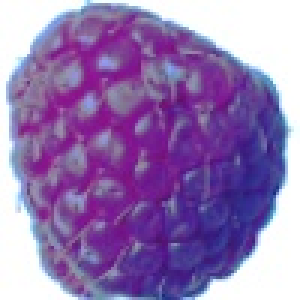
#> input picture 1.jpg, 100 x 100 px (shown 3 times larger)
$ python plot_threshold.py
#> lines starting #> are read from the running program, lines starting #| are printed output that depends on the picture
"""
Otsu thresholding
==================

This example illustrates automatic Otsu thresholding.
"""
import cv2
import matplotlib.pyplot as plt
from skimage import data
from skimage import filters
from skimage import exposure

camera = cv2.imread('1.jpg')
#> camera is the input picture: shape (100, 100, 3); mean B, G, R 177.8, 119.8, 148.5
camera = cv2.cvtColor(camera, cv2.COLOR_RGB2GRAY)
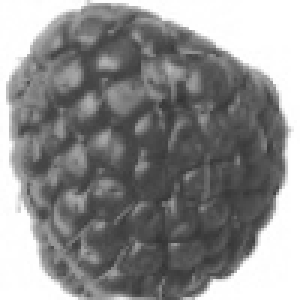
#> camera: shape (100, 100) (shown 3 times larger); min 51, max 255, mean 140.4
val = filters.threshold_otsu(camera)
#> val = 173

hist, bins_center = exposure.histogram(camera)
#> hist = 205 values, max 1187 at index 204, min 1 at index 0, mean 48.78; bins_center = 205 values from 51 to 255

plt.figure(figsize=(9, 4))
plt.subplot(131)
plt.imshow(camera, cmap='gray', interpolation='nearest')
plt.axis('off')
plt.subplot(132)
plt.imshow(camera < val, cmap='gray', interpolation='nearest')
plt.axis('off')
plt.subplot(133)
plt.plot(bins_center, hist, lw=2)
plt.axvline(val, color='k', ls='--')

plt.tight_layout()
plt.show()
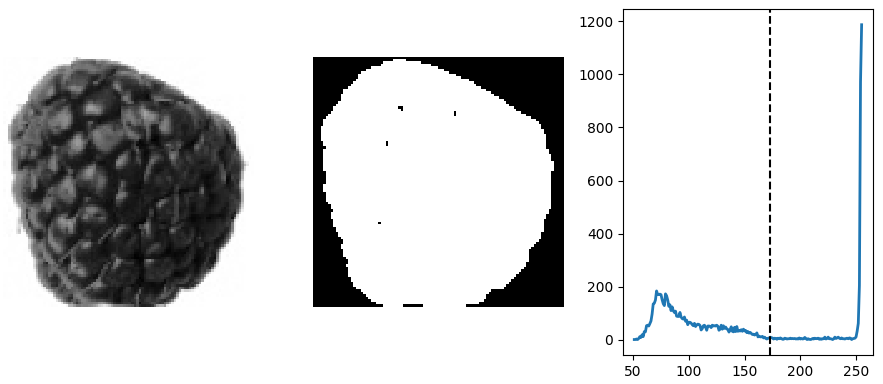
#> figure drawn by matplotlib, 3 panels; panel 3: curve peaks at x = 255, y = 1187

$ run again, with 11.jpg copied over 1.jpg
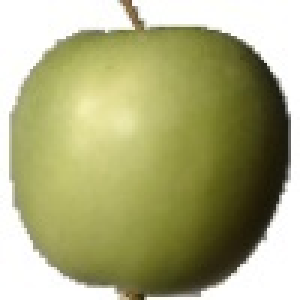
#> input picture 11.jpg, 100 x 100 px (shown 3 times larger)
#> camera is the input picture: shape (100, 100, 3); mean B, G, R 126.1, 171.8, 171.7
#> `camera = cv2.cvtColor(camera, cv2.COLOR_RGB2GRAY)`:
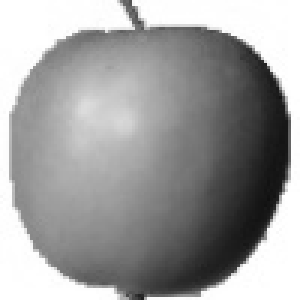
#> camera: shape (100, 100) (shown 3 times larger); min 15, max 255, mean 158.2
#> val = 172
#> hist = 241 values, max 1304 at index 240, min 0 at index 1, mean 41.49; bins_center = 241 values from 15 to 255
#> `plt.show()`:
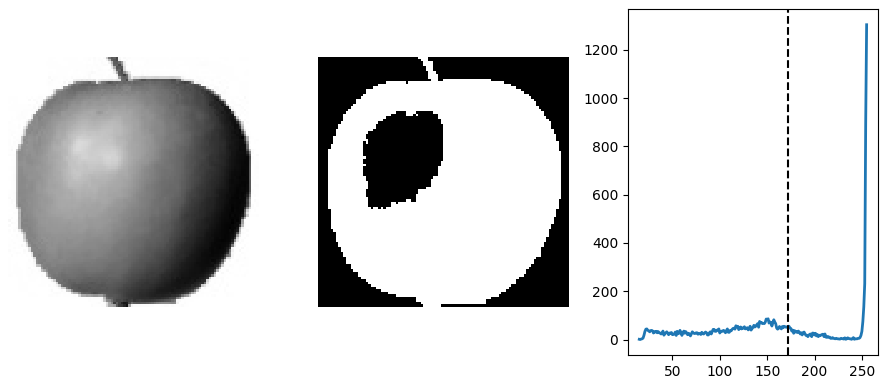
#> figure drawn by matplotlib, 3 panels; panel 3: curve peaks at x = 255, y = 1304

$ run again, with 2.jpg copied over 1.jpg
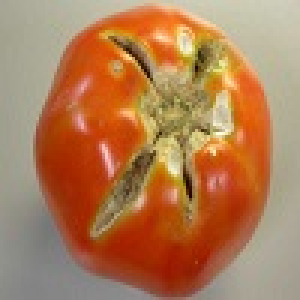
#> input picture 2.jpg, 100 x 100 px (shown 3 times larger)
#> camera is the input picture: shape (100, 100, 3); mean B, G, R 85.2, 124.8, 176
#> `camera = cv2.cvtColor(camera, cv2.COLOR_RGB2GRAY)`:
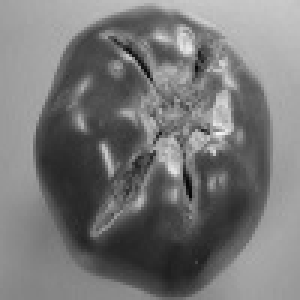
#> camera: shape (100, 100) (shown 3 times larger); min 5, max 243, mean 118.8
#> val = 114
#> hist = 239 values, max 173 at index 156, min 0 at index 1, mean 41.84; bins_center = 239 values from 5 to 243
#> `plt.show()`:
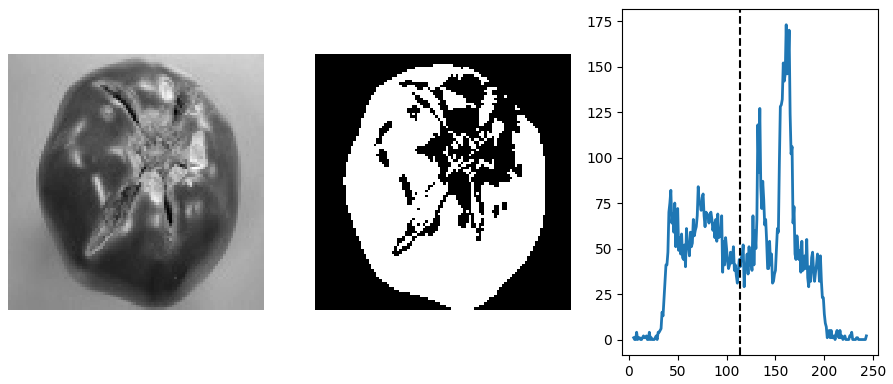
#> figure drawn by matplotlib, 3 panels; panel 3: curve peaks at x = 161, y = 173

$ run again, with 28.jpg copied over 1.jpg
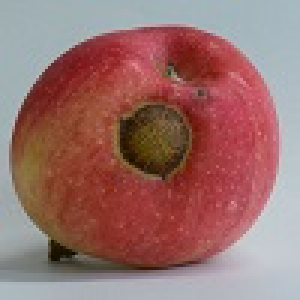
#> input picture 28.jpg, 100 x 100 px (shown 3 times larger)
#> camera is the input picture: shape (100, 100, 3); mean B, G, R 108.2, 111.5, 153.5
#> `camera = cv2.cvtColor(camera, cv2.COLOR_RGB2GRAY)`:
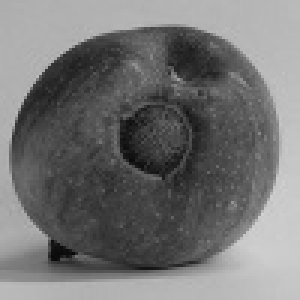
#> camera: shape (100, 100) (shown 3 times larger); min 8, max 209, mean 115.3
#> val = 126
#> hist = 202 values, max 332 at index 169, min 0 at index 199, mean 49.5; bins_center = 202 values from 8 to 209
#> `plt.show()`:
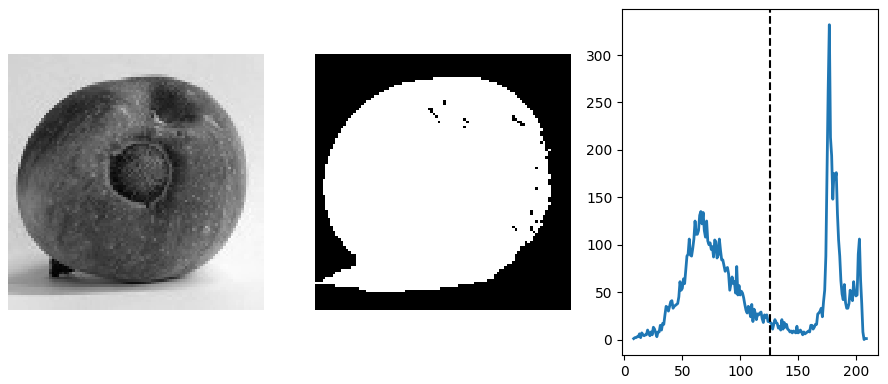
#> figure drawn by matplotlib, 3 panels; panel 3: curve peaks at x = 177, y = 332
